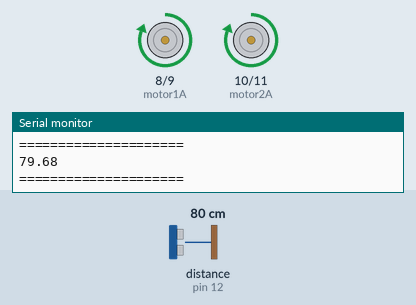
Recording of a sketch running on a simulated Arduino Uno, built with avr-gcc and run on an emulated ATmega328P. Shown: motor-driver pin pairs drawn as motors (green arrow = first pin HIGH = forward, orange = second pin HIGH = backward, longer = more drive), the last lines printed to the serial monitor. Wiring (inferred from the names in the program): ultrasonic range finder: trigger pin 13; echo pin 12. Inputs (shaded band) come from the test bench; at power-on: distance to the obstacle (sensor on pin 12) 80 cm. The echo pulse lasts 58.3 µs per cm.

Above: at 1.2 s.
1.3 s: distance to the obstacle (sensor on pin 12) set to 29 cm
4.3 s: distance to the obstacle (sensor on pin 12) set to 22 cm
At 5.3 s:
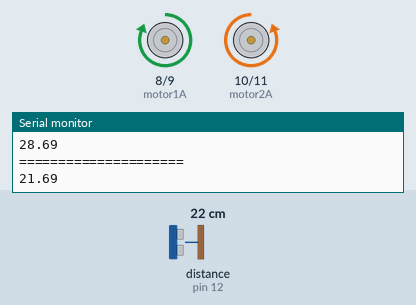
At 6.0 s:
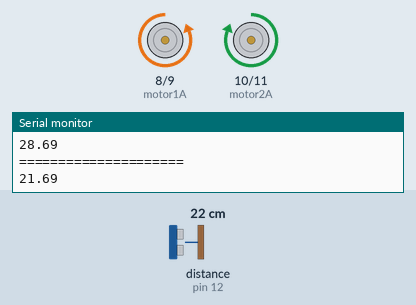
7.3 s: distance to the obstacle (sensor on pin 12) set to 2 cm
At 8.84 s:
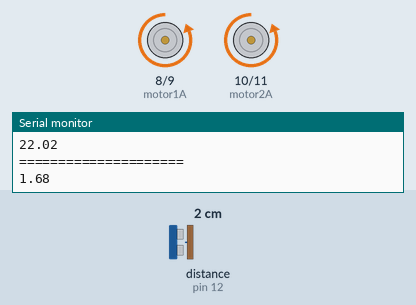
Timing chart, 0 to 16.3 s (numbered marks = the images above; inputs shaded):
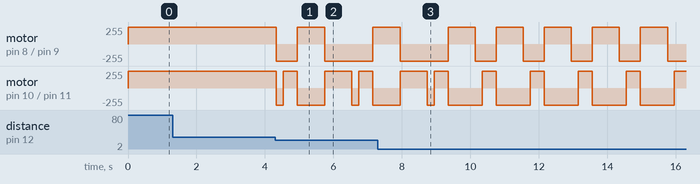

The sketch:

Carro_desvia_obstaculos.ino
```cpp
#define motor1A 8
#define motor1B 9
#define motor2A 10
#define motor2B 11
#define echo 12
#define trigger 13

void parar(){
  digitalWrite(motor1A, 0);
  digitalWrite(motor1B, 0);
  digitalWrite(motor2A, 0);
  digitalWrite(motor2B, 0);
}

void virarDireita(){
  digitalWrite(motor1A, 0);
  digitalWrite(motor1B, 1);
  digitalWrite(motor2A, 1);
  digitalWrite(motor2B, 0);
}

void virarEsquerda(){
  digitalWrite(motor1A, 1);
  digitalWrite(motor1B, 0);
  digitalWrite(motor2A, 0);
  digitalWrite(motor2B, 1);
}

void frente(){
  digitalWrite(motor1A, 1);
  digitalWrite(motor1B, 0);
  digitalWrite(motor2A, 1);
  digitalWrite(motor2B, 0);
}

void voltar(){
  digitalWrite(motor1A, 0);
  digitalWrite(motor1B, 1);
  digitalWrite(motor2A, 0);
  digitalWrite(motor2B, 1);
}

float calcDist(){
  //Enviando um pulso sonoro
  digitalWrite(trigger, LOW);
  delayMicroseconds(2);
  digitalWrite(trigger, HIGH);
  delayMicroseconds(15);
  digitalWrite(trigger, LOW);

  //Lendo o tempo de ida e volta do pulso
  long duration = pulseIn(echo, HIGH);

  //Calculando a distância em cm
  float dist = (duration * 0.0343)/2;
  return dist;
}

float dist, option1, option2;

void setup() {
  pinMode(motor1A, OUTPUT);
  pinMode(motor1B, OUTPUT);
  pinMode(motor2A, OUTPUT);
  pinMode(motor2B, OUTPUT);
  pinMode(trigger, OUTPUT);
  pinMode(echo, INPUT);

  parar();
  Serial.begin(9600);
}

void loop() {
  dist = calcDist();
  Serial.println("=====================");
  Serial.println(dist);
  frente();
  if(dist <= 25){
    parar();
    voltar();
    delay(200);
    parar();
    virarDireita();
    delay(400);
    parar();
    option1 = calcDist();
    virarEsquerda();
    delay(800);
    parar();
    option2 = calcDist();

    if(option1>=option2){
      virarDireita();
      delay(800);
      parar();
      frente();
    }else{
      frente();
    }
  }
}
```

Measured:
- the behaviour switches between 26 and 25 cm on distance to the obstacle (sensor on pin 12) (found by bisection; images 0 and 1)
